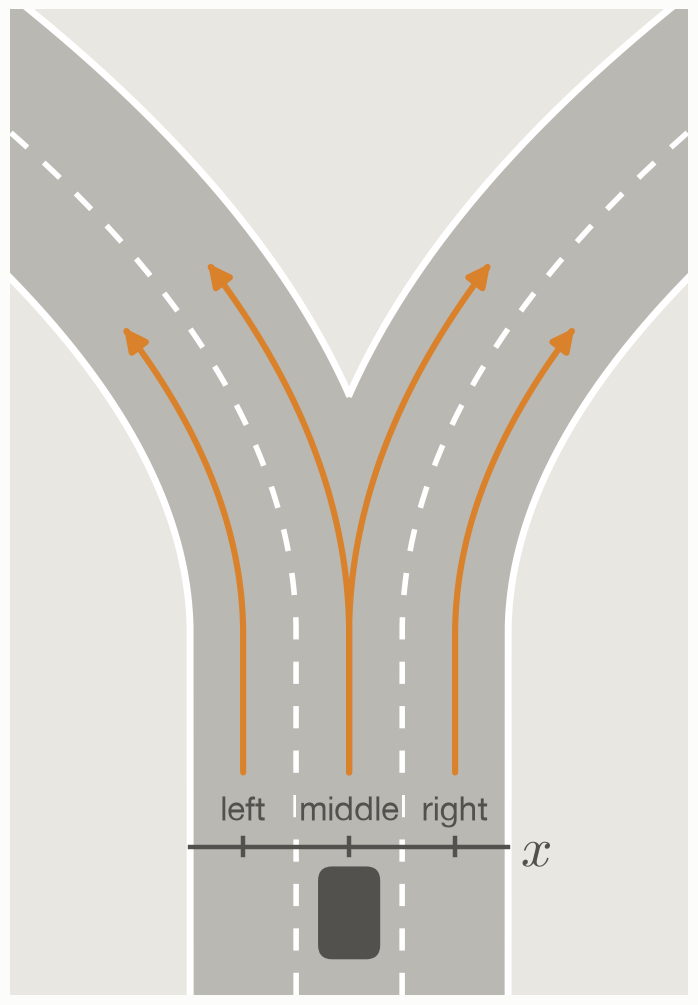

Generate this figure with Python:
"""A top-down sketch of the lane split, with the cross section that defines the input x.

Run: python 00_lane_split_sketch.py  (requires numpy, matplotlib)
"""

import matplotlib.pyplot as plt
import numpy as np
from matplotlib.patches import FancyArrowPatch, FancyBboxPatch
from matplotlib.path import Path

from common import INK2, OFF_ROAD, SURFACE, TRUTH, save, setup_style

ROAD_GREY = "#bab8b2"
Y_SPLIT, Y_TOP, Y_CROSS = 3.4, 9.3, 1.4
BEND = 0.12


# Each branch is two lanes of constant width around a curved divider. Both branches start on the
# middle lane, so the divider between them appears where their inner edges cross.
def divider(sign, t):
    return np.stack([sign * (0.5 + BEND * t**2), Y_SPLIT + t])


def offset(sign, t, lanes):
    """The line `lanes` lane widths outward from the branch's divider."""
    normal = np.stack([sign * np.ones_like(t), -2 * BEND * t]) / np.hypot(1, 2 * BEND * t)
    return divider(sign, t) + lanes * normal


def with_straight(curve):
    return np.concatenate([[curve[0][0]], curve[0]]), np.concatenate([[0], curve[1]])


ts = np.linspace(0, Y_TOP - Y_SPLIT + 1, 400)
t_nose = ts[np.argmax(offset(1, ts, -1)[0] > 0)]
ts_gore = np.linspace(t_nose, ts[-1], 300)

setup_style()
fig, ax = plt.subplots(figsize=(4.4, 6.4), facecolor=SURFACE)
ax.set_facecolor(OFF_ROAD)
ax.set_aspect("equal")
ax.set_xlim(-3.2, 3.2)
ax.set_ylim(0, Y_TOP)
ax.set_xticks([])
ax.set_yticks([])
for spine in ax.spines.values():
    spine.set_visible(False)

edges = [with_straight(offset(sign, ts, 1)) for sign in (-1, 1)]
ax.fill(np.concatenate([edges[0][0], edges[1][0][::-1]]),
        np.concatenate([edges[0][1], edges[1][1][::-1]]), color=ROAD_GREY, lw=0, zorder=0)
inner = [offset(sign, ts_gore, -1) for sign in (-1, 1)]
ax.fill(np.concatenate([inner[0][0], inner[1][0][::-1]]),
        np.concatenate([inner[0][1], inner[1][1][::-1]]), color=OFF_ROAD, lw=0, zorder=1)

for xs, ys in edges + inner:
    ax.plot(xs, ys, color="white", lw=2.5, zorder=2)
for sign in (-1, 1):
    ax.plot(*with_straight(divider(sign, ts)), color="white", lw=2, ls=(0, (4, 4)), zorder=2)

# Each lane's choices, drawn in the colour of the truth p*(y|x) in the other figures.
t_end = np.linspace(0, 3.2, 100)
for sign, lanes in ((-1, 0.5), (-1, -0.5), (1, -0.5), (1, 0.5)):
    xs, ys = with_straight(offset(sign, t_end, lanes))
    verts = np.column_stack([xs, np.maximum(ys, Y_CROSS + 0.7)])
    ax.add_patch(FancyArrowPatch(path=Path(verts), arrowstyle="-|>", mutation_scale=16,
                                 color=TRUTH, lw=2.2, zorder=3))

ax.add_patch(FancyBboxPatch((-0.28, 0.35), 0.56, 0.85, boxstyle="round,pad=0,rounding_size=0.12",
                            color=INK2, zorder=3))
ax.plot([-1.5, 1.5], [Y_CROSS, Y_CROSS], color=INK2, lw=1.6, zorder=4)
for x, label in ((-1, "left"), (0, "middle"), (1, "right")):
    ax.plot([x, x], [Y_CROSS - 0.08, Y_CROSS + 0.08], color=INK2, lw=1.6, zorder=4)
    ax.text(x, Y_CROSS + 0.18, label, fontsize=12, color=INK2, ha="center", va="bottom", zorder=4,
            bbox=dict(fc=ROAD_GREY, ec="none", pad=1))
ax.text(1.62, Y_CROSS, "$x$", fontsize=20, color=INK2, va="center", zorder=4)

save(fig, __file__)
